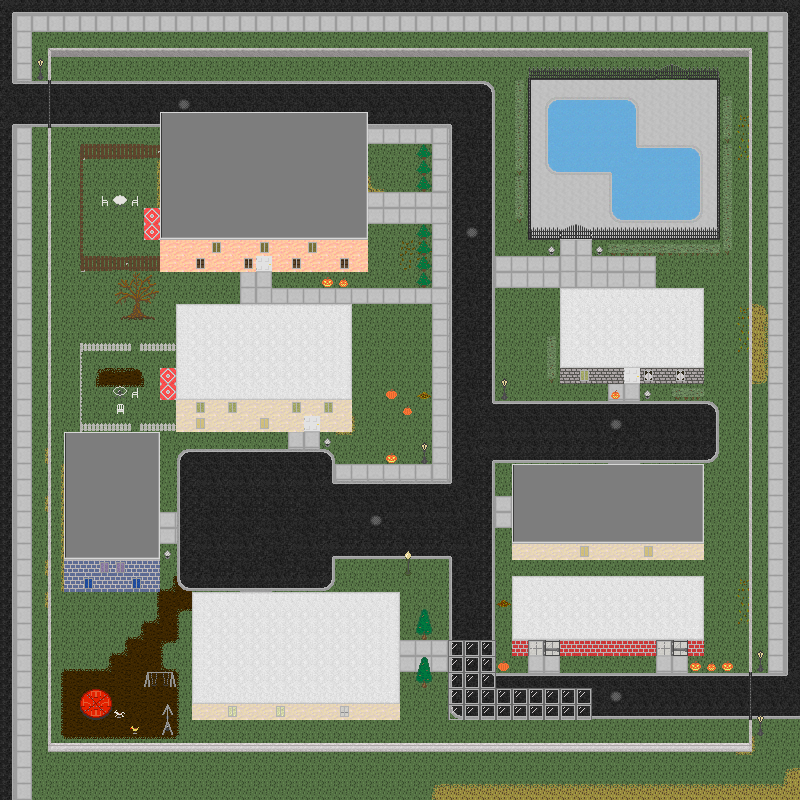

Rendered tile map (Tiled .tmx) drawn with the repository's tilesets; below, a short description and the map source with its tile grids summarised:
An orthogonal 50x50 tile map with 16x16 px tiles, 13 tile layers (sewer, sewer middle, sewer middle decal, ground, ...), 3 tilesets and 6 objects.

<map version="1.0" orientation="orthogonal" renderorder="right-down" width="50" height="50" tilewidth="16" tileheight="16">
 <tileset firstgid="1" name="modern" tilewidth="16" tileheight="16">
  <image source="modernTileset.png" trans="ff00ff" width="256" height="256" />
 </tileset>
 <tileset firstgid="257" name="objects" tilewidth="16" tileheight="16">
  <image source="objectSet1.png" trans="ff00ff" width="256" height="256" />
 </tileset>
 <tileset firstgid="513" name="flags" tilewidth="16" tileheight="16">
  <image source="objects.png" trans="ff00ff" width="128" height="128" />
 </tileset>
 <layer name="sewer" width="50" height="50">
  <properties>
   <property name="group" value="sewer" />
  </properties>
  <data>[2500 cells, 335 non-empty, 8 distinct tile ids]</data>
 </layer>
 <layer name="sewer middle" width="50" height="50">
  <properties>
   <property name="depth" value="" />
   <property name="group" value="sewer" />
  </properties>
  <data>[2500 cells, 180 non-empty, 2 distinct tile ids]</data>
 </layer>
 <layer name="sewer middle decal" width="50" height="50">
  <properties>
   <property name="depth" value="" />
   <property name="group" value="sewer" />
  </properties>
  <data>[2500 cells, 5 non-empty, 1 distinct tile ids]</data>
 </layer>
 <layer name="ground" width="50" height="50">
  <data>[2500 cells, 2500 non-empty, 18 distinct tile ids]</data>
 </layer>
 <layer name="ground decal" width="50" height="50">
  <data>[2500 cells, 717 non-empty, 70 distinct tile ids]</data>
 </layer>
 <layer name="middle under" width="50" height="50">
  <properties>
   <property name="depth" value="" />
  </properties>
  <data>[2500 cells, 23 non-empty, 3 distinct tile ids]</data>
 </layer>
 <layer name="middle" width="50" height="50">
  <properties>
   <property name="depth" value="" />
  </properties>
  <data>[2500 cells, 596 non-empty, 87 distinct tile ids]</data>
 </layer>
 <layer name="middle decal" width="50" height="50">
  <properties>
   <property name="depth" value="" />
  </properties>
  <data>[2500 cells, 26 non-empty, 2 distinct tile ids]</data>
 </layer>
 <objectgroup name="ground flags">
  <properties>
   <property name="depth" value="" />
  </properties>
  <object gid="561" x="64" y="112" />
  <object gid="513" x="720" y="704" />
  <object gid="572" x="720" y="432" />
  <object gid="572" x="80" y="640" />
  <object gid="345" x="544" y="208" />
 </objectgroup>
 <layer name="2nd story" width="50" height="50">
  <properties>
   <property name="group" value="2" />
  </properties>
  <data>[2500 cells, 245 non-empty, 4 distinct tile ids]</data>
 </layer>
 <layer name="2nd story middle under" width="50" height="50">
  <properties>
   <property name="depth" value="" />
   <property name="group" value="2" />
  </properties>
  <data>[2500 cells, 11 non-empty, 1 distinct tile ids]</data>
 </layer>
 <layer name="2nd story middle" width="50" height="50">
  <properties>
   <property name="depth" value="" />
   <property name="group" value="2" />
  </properties>
  <data>[2500 cells, 139 non-empty, 13 distinct tile ids]</data>
 </layer>
 <layer name="2nd story middle decal" width="50" height="50">
  <properties>
   <property name="depth" value="" />
   <property name="group" value="2" />
  </properties>
  <data>[2500 cells, 21 non-empty, 1 distinct tile ids]</data>
 </layer>
 <objectgroup name="2nd story flags">
  <properties>
   <property name="depth" value="" />
  </properties>
  <object gid="345" x="322" y="194" />
 </objectgroup>
 <layer name="roof" width="50" height="50">
  <properties>
   <property name="group" value="3" />
  </properties>
  <data>[2500 cells, 473 non-empty, 27 distinct tile ids]</data>
 </layer>
</map>
